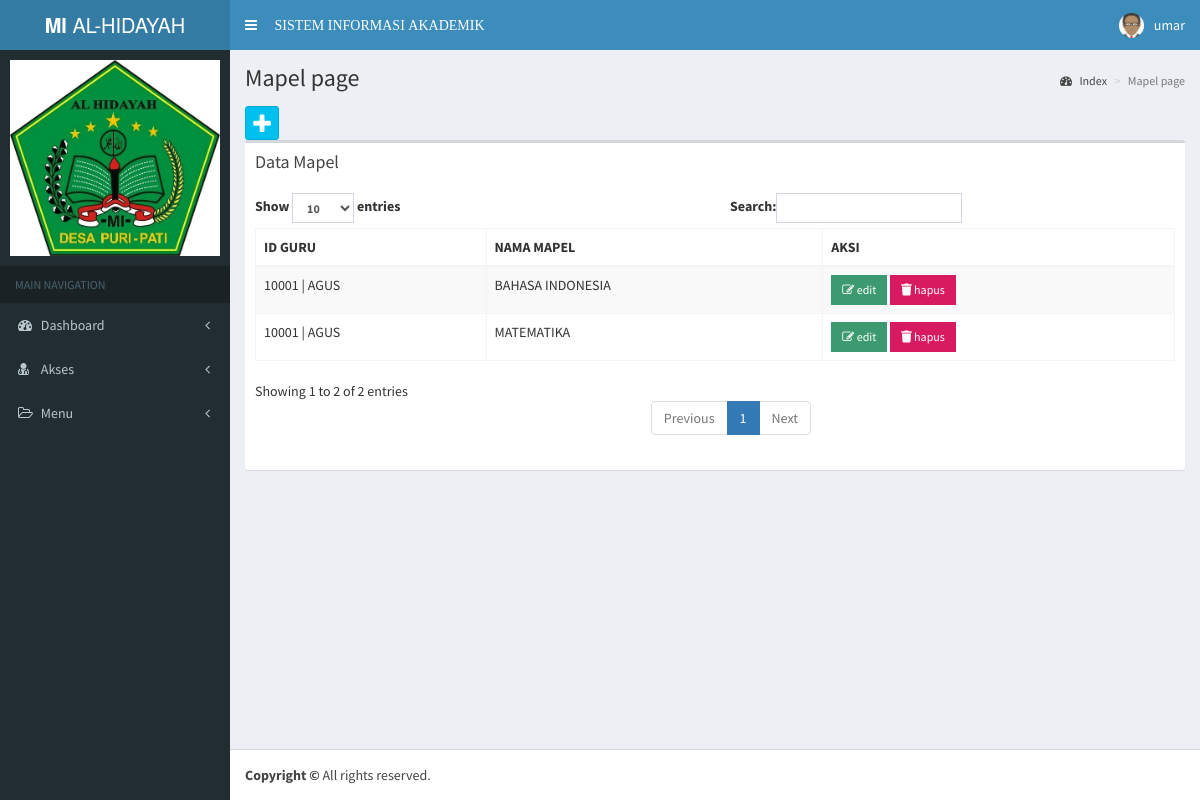
The page /app/mapel/index.php (signed in) on the database as committed earlier.
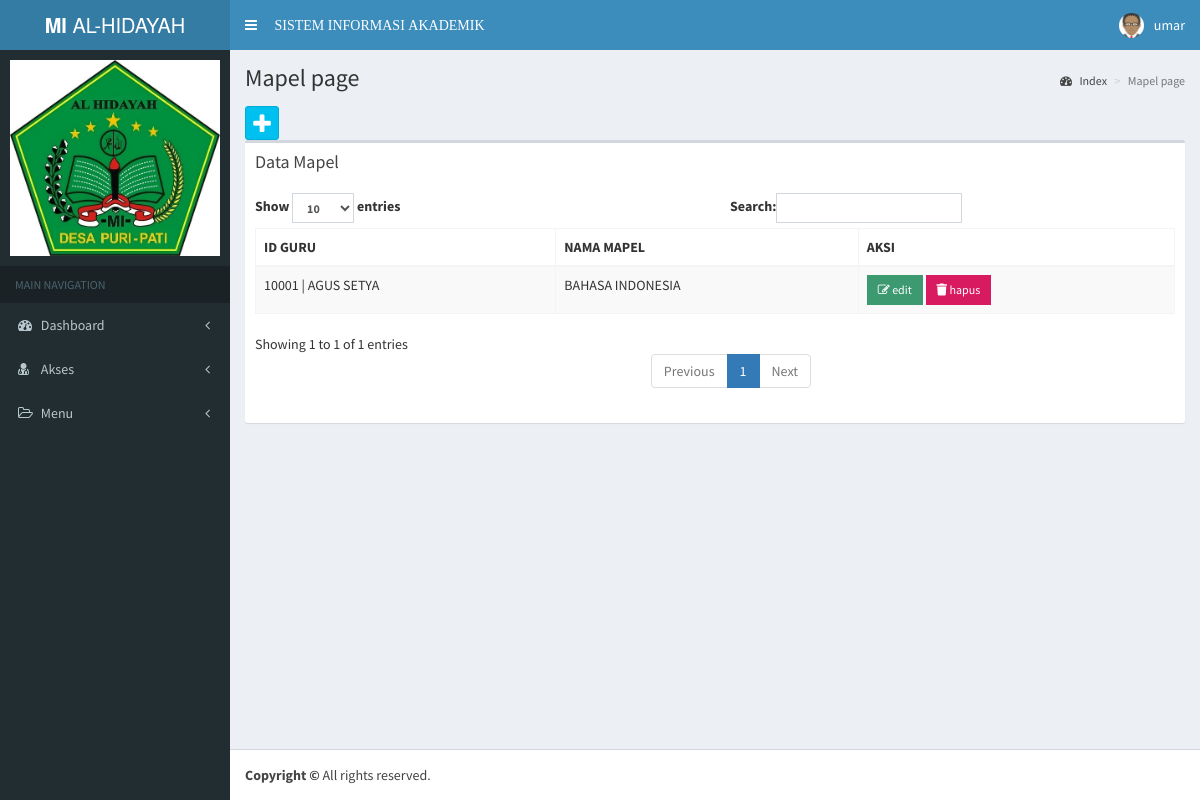
The same page on the database as committed later.
### tables this page shows
CREATE TABLE `mapel` (
  `id_mapel` int(11) NOT NULL,
  `id_guru` int(11) DEFAULT NULL,
  `nm_mapel` varchar(50) DEFAULT NULL
);

CREATE TABLE `guru` (
  `id_guru` int(11) NOT NULL,
  `nip` varchar(50) DEFAULT NULL,
  `id_user` int(11) DEFAULT NULL,
  `nm_guru` varchar(50) DEFAULT NULL,
  `no_guru` varchar(50) DEFAULT NULL,
  `jk_guru` enum('Laki-Laki','Perempuan') DEFAULT NULL,
  `alamat_guru` text DEFAULT NULL,
  `foto_guru` blob DEFAULT NULL
);

### config/config.php (called while the page is built, shortened)
<?php
function Url_web(){
    $xplode = explode("/", $_SERVER['REQUEST_URI']);
    return $xplode[1];
}
$defaul_uri = "/".Url_web();
$url = "http://".$_SERVER['SERVER_NAME'].":".$_SERVER['SERVER_PORT'].$defaul_uri;
function DB(){
    return ["localhost", "root", "", "vinka"];
}
function QueryManyData($sql){
    $conn = new mysqli(DB()[0], DB()[1], DB()[2], DB()[3]);
    $result = $conn->query($sql);
    return $result;
}
function QueryOnedata($sql){
    $conn = new mysqli(DB()[0], DB()[1], DB()[2], DB()[3]);
    $result = $conn->query($sql);
    return $result;
}

### app/mapel/index.php (the view, shortened to what this page needs)
<?php include_once '../template/header.php'; ?>
<?php include_once '../template/navbar.php'; ?>
<?php include_once '../template/sidebar.php'; ?>
<div class='content-wrapper'>
  <section class='content-header'>
    <h1>Mapel page
    </h1>
    <ol class='breadcrumb'>
      <li><a href='#'><i class='fa fa-dashboard'></i> Index</a></li>
      <li class='active'>Mapel page</li>
    </ol>
  </section>
  <section class='content'>
    <a class='btn btn-social-icon btn-info' data-toggle='tooltip' data-placement='top' title='Tambah data mapel' href='<?= $url ?>/app/mapel/tambah.php'><i class='fa fa-plus'></i></a>
    <div class='row'>
      <div class='col-xs-12'>
        <div class='box'>
          <div class='box-header'>
            <h3 class='box-title'>Data Mapel</h3>
          </div>
          <div class='box-body'>
            <table id='example1' class='table table-bordered table-striped'>
              <thead>
                <tr>
                  <th>ID GURU</th>
                  <th>NAMA MAPEL</th>
                  <th>AKSI</th>
                </tr>
              </thead>
              <tbody>
                <?php
                foreach (QueryManyData('SELECT * FROM mapel') as $row) {
                ?>
                  <tr>
                    <td>
                      <?php
                          $guru = QueryOnedata('SELECT * FROM guru WHERE guru.id_guru = ' . $row['id_guru'] . ' ')->fetch_assoc();
                          ?>
                      <?= $guru['nip'] . " | " . $guru['nm_guru'] ?>
                    </td>
                    <td><?= $row['nm_mapel'] ?></td>
                    <td>
                      <a href='<?= $url ?>/app/mapel/edit.php?id_mapel=<?= $row['id_mapel'] ?>' class='btn bg-olive btn-flat btn-sm'><i class='fa fa-edit'></i> edit</a>
                      <button onclick='ConfirmDelete(<?= $row['id_mapel'] ?>)' class='btn bg-maroon btn-flat btn-sm'>
                        <i class='fas fa-trash'></i>
                        hapus
                      </button>
                    </td>
                  </tr>
                <?php
                }
                ?>
              </tbody>
            </table>
          </div>
        </div>
      </div>
    </div>
</div>
<?php include_once '../template/footer.php'; ?>

Rows that differ between the two databases and show on the page:
removed mapel: id_guru.nip "10001", id_guru.nm_guru "AGUS", nm_mapel "MATEMATIKA"
changed through a linked row, mapel "BAHASA INDONESIA": id_guru.nm_guru "AGUS" → "AGUS SETYA"
Other text that changed with them:
text written by a page script: "Show entries Search: Showing 1 to 2 of 2 entries Previous 1 Next" → "Show entries Search: Showing 1 to 1 of 1 entries Previous 1 Next"
